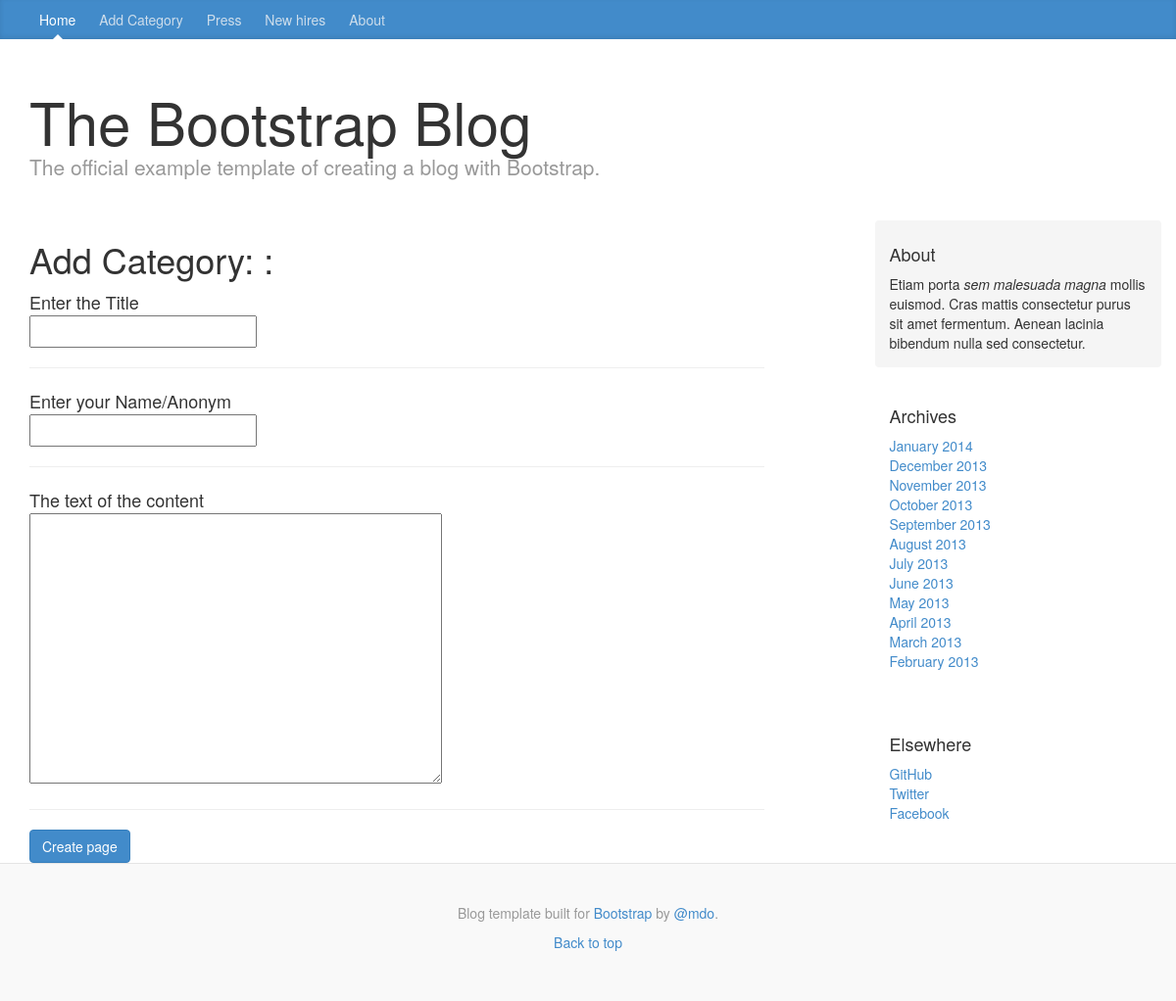
Page /blog/categories/maker-notes/add_page/ on the earlier database version.
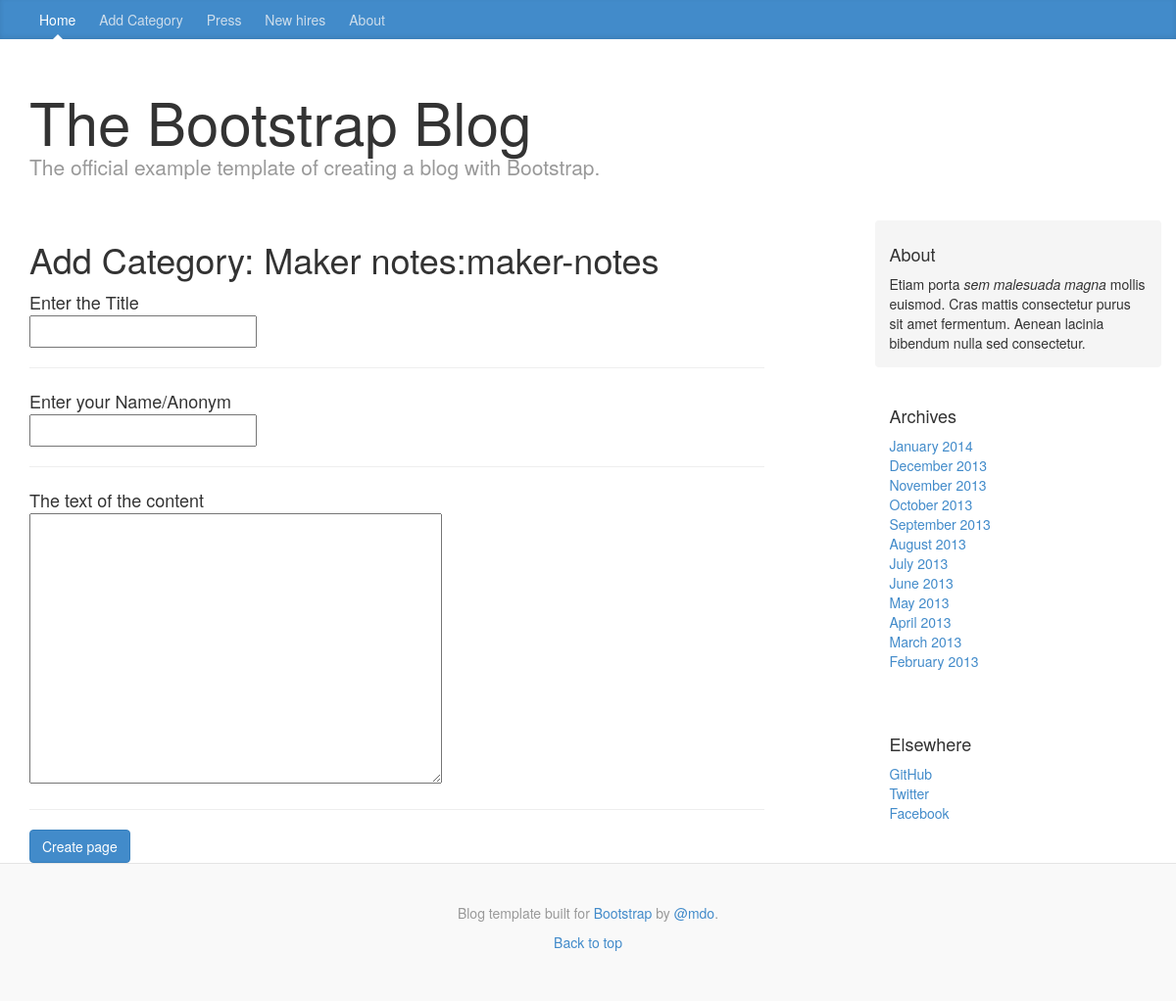
Same page on the later database version.
### blog/models.py (models this page shows, shortened)
class Category(models.Model):
    name = models.CharField(max_length=256,unique=True)
    slug = models.SlugField(unique=True)
    class Meta:
        verbose_name_plural = 'categories'

### blog/views.py (the view, shortened to what this page needs)
# urls.py: url(r'^categories/(?P<category_name_slug>[\w\-]+)/add_page/$', views.add_page, name='add_page'),
def add_page(request,category_name_slug):
    try:
        category = Category.objects.get(slug=category_name_slug)
    except Category.DoesNotExist:
        category = None
    form = PageForm()
    context_dict = {'form':form,'category':category}
    return render(request, 'blog/add_page.html', context_dict)

### blog/forms.py (shortened to what this page needs)
class PageForm(forms.ModelForm):
    title = forms.CharField(max_length=128,help_text="Enter the Title")
    author = forms.CharField(max_length=128,help_text="Enter your Name/Anonym")
    content = forms.CharField(widget=forms.Textarea,help_text="The text of the content")
    class Meta:
        model = Page
        exclude = ('date_print','category',)

### template/blog/add_page.html (shortened to what this page needs)
{% extends 'blog/base.html' %}
{% block body_block %}
    <div>
        <h1>Add Category: {{ category.name }}:{{ category.slug }}</h1>
        <form role="form" id="page_form" method="post" action="/blog/categories/{{category.slug}}/add_page/">
            {% for field in form.visible_fields %}
                {{ field.help_text }}<br>
                {{ field }} <hr>
            {% endfor %}
            <button class="btn btn-primary" name="submit" value="submit">Create page</button>
        </form>
    </div>
{% endblock %}

Differences in the rows shown:
added Category: name "Maker notes", slug "maker-notes"
